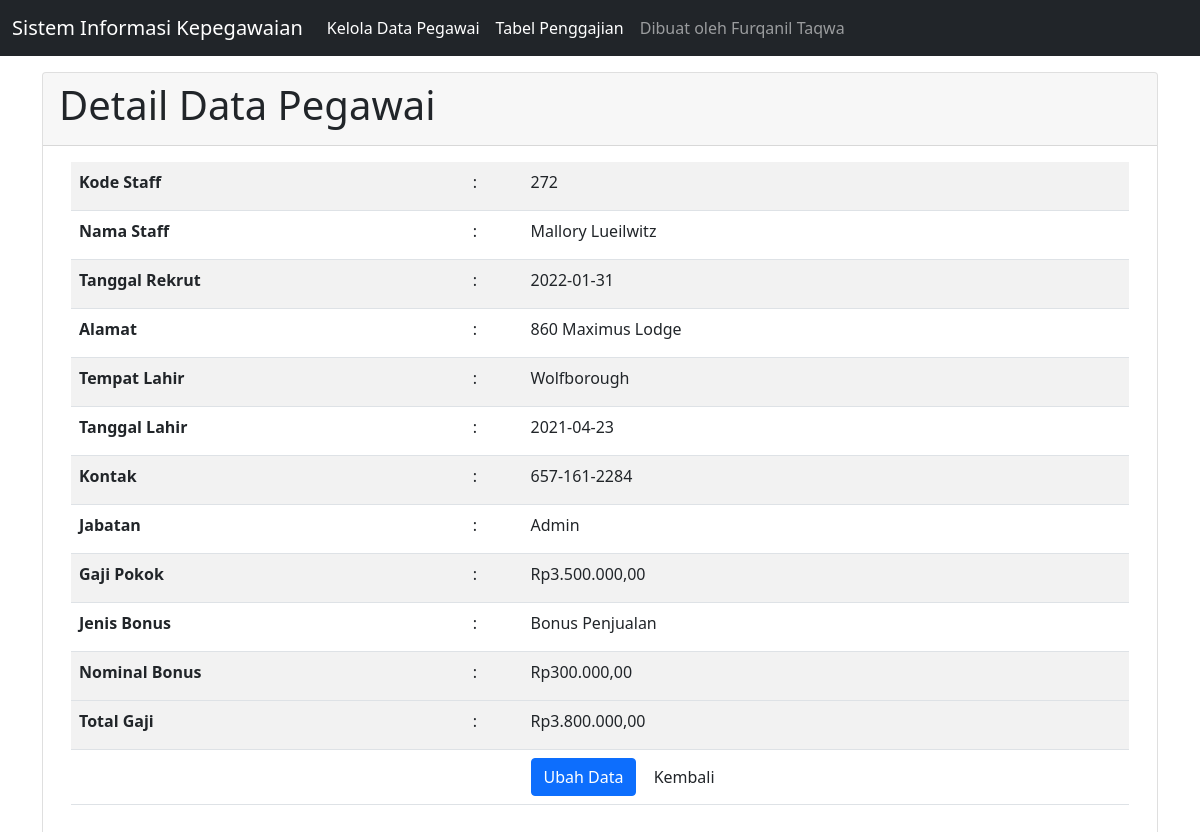
/?page=detail&id=272, run on the app's committed database.
### tables this page shows
CREATE TABLE `staff` (
  `kode_staff` varchar(10) NOT NULL,
  `nama_staff` varchar(25) NOT NULL,
  `tanggal_rekrut` date NOT NULL,
  `alamat` varchar(50) DEFAULT NULL,
  `tempat_lahir` varchar(25) NOT NULL,
  `tanggal_lahir` date NOT NULL,
  `kontak` varchar(13) DEFAULT NULL,
  `id_bonus` varchar(10) DEFAULT NULL,
  `id_jabatan` varchar(10) DEFAULT NULL
);

CREATE TABLE `jabatan` (
  `id_jabatan` varchar(10) NOT NULL,
  `jabatan` varchar(15) NOT NULL,
  `gaji_pokok` int(11) NOT NULL
);

CREATE TABLE `bonus` (
  `id_bonus` varchar(10) NOT NULL,
  `keterangan` varchar(50) NOT NULL,
  `total_bonus` int(11) NOT NULL
);

### pegawai.php (called while the page is built, shortened)
<?php
class pegawai implements crud {
    function get_pegawai($kode_staff){
        $db = new database();
        $mysqli = $db->connect();
        $sql = "SELECT * FROM ((staff
                        INNER JOIN jabatan ON staff.id_jabatan = jabatan.id_jabatan)
                        INNER JOIN bonus ON staff.id_bonus = bonus.id_bonus)
                 WHERE kode_staff='$kode_staff'";
        $result = $mysqli->query($sql);
        $data   = $result->fetch_assoc();
        return $data;
    }
}
?>

### detail.php (the view, shortened to what this page needs)
<div class="card-header">
	<h1>Detail Data Pegawai</h1>
</div>
<?php
      $kode_staff = $_GET['id'];
      if (isset($kode_staff)) {
      	require_once 'pegawai.php';
        $pegawai 		= new pegawai();
        $data 			= $pegawai->get_pegawai($kode_staff);
		$kode_staff		= $data['kode_staff'];
		$nama_staff		= $data['nama_staff'];
		$tanggal_r		= $data['tanggal_rekrut'];
		$tanggal_rekrut = date("Y-m-d", strtotime($tanggal_r));
		$alamat			= $data['alamat'];
		$tempat_lahir	= $data['tempat_lahir'];
		$tanggal_l 		= $data['tanggal_lahir'];
		$tanggal_lahir	= date("Y-m-d", strtotime($tanggal_l));
		$kontak			= $data['kontak'];
		$keterangan		= $data['keterangan'];
		$tmp_total_bonus= $data['total_bonus'];
		$total_bonus    = "Rp" . number_format($tmp_total_bonus,2,',','.');
		$jabatan		= $data['jabatan'];
		$tmp_gaji_pokok	= $data['gaji_pokok'];
		$gaji_pokok     = "Rp" . number_format($tmp_gaji_pokok,2,',','.');
		$tmp_total_gaji	= $tmp_gaji_pokok + $tmp_total_bonus;
        $total_gaji  = "Rp" . number_format($tmp_total_gaji,2,',','.');
      }
      ?>
<div class="card-body">
	<div class="container">
		<table class="table table-striped">
			<tr>
				<td><label class="form-label"><strong>Kode Staff</strong></label></td>
				<td>:</td>
				<td><label class="form-label"><?php echo $kode_staff ; ?></label></td>
			</tr>
			<tr>
				<td><label class="form-label"><strong>Nama Staff</strong></label></td>
				<td>:</td>
				<td><label class="form-label"><?php echo $nama_staff ; ?></label></td>
			</tr>
			<tr>
				<td><label class="form-label"><strong>Tanggal Rekrut</strong></label></td>
				<td>:</td>
				<td><label class="form-label"><?php echo $tanggal_rekrut ; ?></label></td>
			</tr>
			<tr>
				<td><label class="form-label"><strong>Alamat</label></strong></td>
				<td>:</td>
				<td><label class="form-label"><?php echo $alamat ; ?></label></td>
			</tr>
			<tr>
				<td><label class="form-label"><strong>Tempat Lahir</strong></label></td>
				<td>:</td>
				<td><label class="form-label"><?php echo $tempat_lahir ; ?></label></td>
			</tr>
			<tr>
				<td><label class="form-label"><strong>Tanggal Lahir</strong></label></td>
				<td>:</td>
				<td><label class="form-label"><?php echo $tanggal_lahir ; ?></label></td>
			</tr>
			<tr>
				<td><label class="form-label"><strong>Kontak</strong></label></td>
				<td>:</td>
				<td><label class="form-label"><?php echo $kontak ; ?></label></td>
			</tr>
			<tr>
				<td><label class="form-label"><strong>Jabatan</strong></label></td>
				<td>:</td>
				<td><label class="form-label"><?php echo $jabatan ; ?></label></td>
			</tr>
			<tr>
				<td><label class="form-label"><strong>Gaji Pokok</strong></label></td>
				<td>:</td>
				<td><label class="form-label"><?php echo $gaji_pokok ; ?></label></td>
			</tr>
			<tr>
				<td><label class="form-label"><strong>Jenis Bonus</strong></label></td>
				<td>:</td>
				<td><label class="form-label"><?php echo $keterangan ; ?></label></td>
			</tr>
			<tr>
				<td><label class="form-label"><strong>Nominal Bonus</strong></label></td>
				<td>:</td>
				<td><label class="form-label"><?php echo $total_bonus ; ?></label></td>
			</tr>
			<tr>
			<tr>
				<td><label class="form-label"><strong>Total Gaji</strong></label></td>
				<td>:</td>
				<td><label class="form-label"><?php echo $total_gaji ; ?></label></td>
			</tr>
				<td></td>
				<td></td>
				<td>
					<a href='?page=ubah&id=<?php echo $kode_staff ; ?>' class='btn btn-primary'>Ubah Data</a>
					<a href="index.php" class="btn btn-default btn-reset">Kembali</a>
  				</td>
			</tr>
		</table>
	</div>
</div>

### data on the page
staff: kode_staff "272", nama_staff "Mallory Lueilwitz", tanggal_rekrut "2022-01-31", alamat "860 Maximus Lodge", tempat_lahir "Wolfborough", tanggal_lahir "2021-04-23", kontak "657-161-2284", id_jabatan.jabatan "Admin", id_jabatan.gaji_pokok "Rp3.500.000,00", id_bonus.keterangan "Bonus Penjualan", id_bonus.total_bonus "Rp300.000,00", id_jabatan.total_bonus "Rp3.800.000,00"
